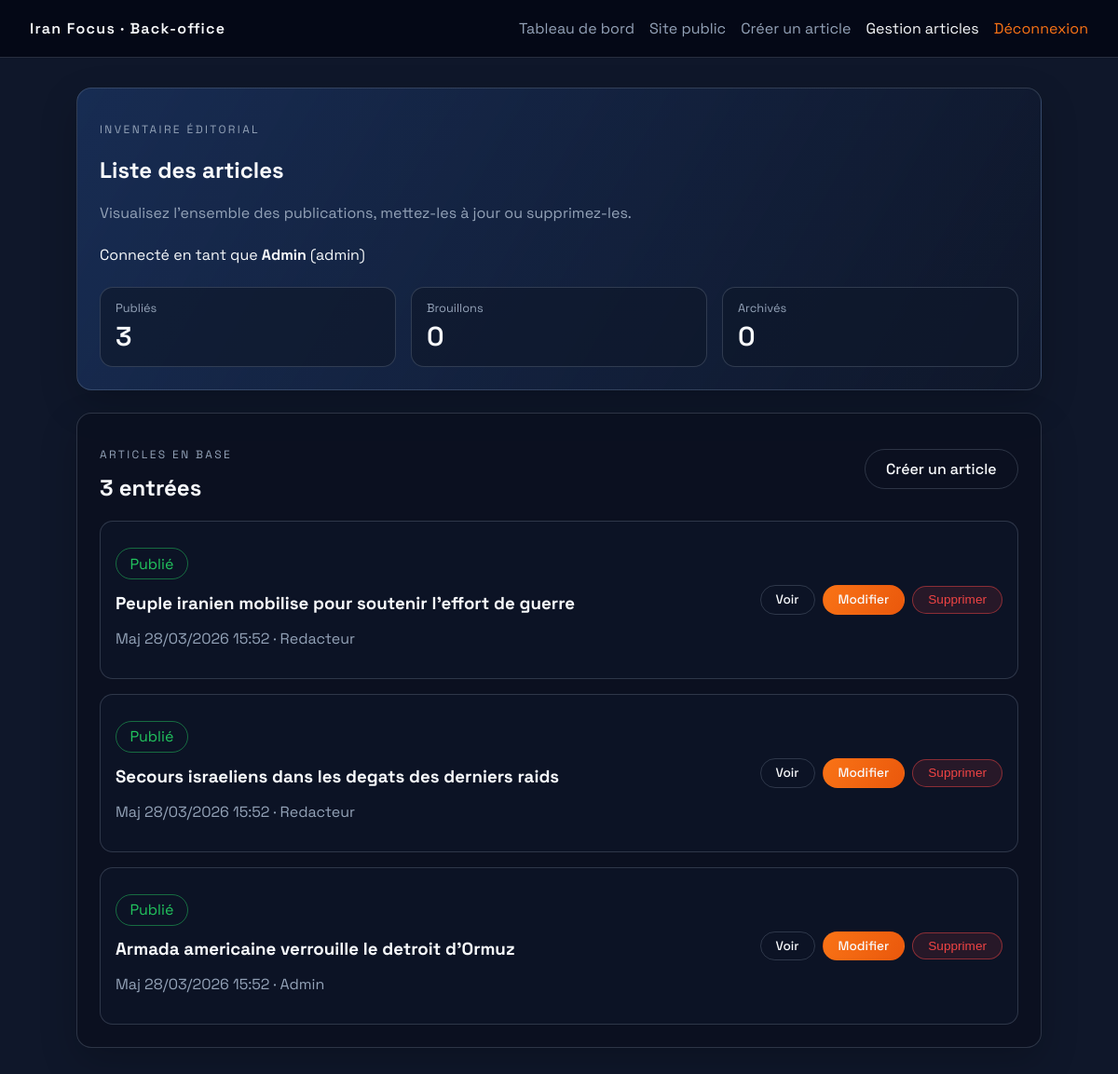
Page /Site/pages/backoffice_articles.php (signed in) on the committed database.
### tables this page shows
CREATE TABLE users (
    id INT AUTO_INCREMENT PRIMARY KEY,
    name VARCHAR(100),
    email VARCHAR(150) UNIQUE,
    password VARCHAR(255),
    role ENUM('admin','editor','writer') DEFAULT 'writer',
    is_hashed BOOLEAN DEFAULT TRUE,
    created_at TIMESTAMP DEFAULT CURRENT_TIMESTAMP
);

CREATE TABLE articles (
    id INT AUTO_INCREMENT PRIMARY KEY,

    title VARCHAR(255) NOT NULL,
    slug VARCHAR(255) UNIQUE NOT NULL,

    content LONGTEXT NOT NULL,

    meta_title VARCHAR(255),
    meta_description TEXT,


    status ENUM('draft','published','delete') DEFAULT 'draft',

    views INT DEFAULT 0,

    author_id INT,

    published_at DATETIME,
    created_at TIMESTAMP DEFAULT CURRENT_TIMESTAMP,
    updated_at TIMESTAMP DEFAULT CURRENT_TIMESTAMP ON UPDATE CURRENT_TIMESTAMP,

    FOREIGN KEY (author_id) REFERENCES users(id)
);

### Site/services/article_service.php (called while the page is built, shortened)
<?php
require_once __DIR__ . '/../helpers/slug.php';
require_once __DIR__ . '/../helpers/url.php';
function fetchArticleStats(): array
{
    $stats = [
        'total' => 0,
        'published' => 0,
        'draft' => 0,
        'delete' => 0,
    ];
    $connection = getDbConnection();
    $result = $connection->query("SELECT status, COUNT(*) AS total FROM articles GROUP BY status");
    if ($result) {
        while ($row = $result->fetch_assoc()) {
            $status = $row['status'] ?? 'draft';
            $count = (int) ($row['total'] ?? 0);
            if (array_key_exists($status, $stats)) {
                $stats[$status] = $count;
            }
        }
    }
    $stats['total'] = $stats['published'] + $stats['draft'] + $stats['delete'];
    return $stats;
}
function fetchAdminArticles(): array
{
    $connection = getDbConnection();
    $query = "SELECT a.id,
                     a.title,
                     a.slug,
                     a.status,
                     a.published_at,
                     a.updated_at,
                     a.created_at,
                     u.name AS author_name
              FROM articles a
              LEFT JOIN users u ON u.id = a.author_id
              ORDER BY a.updated_at DESC, a.id DESC";
    $result = $connection->query($query);
    $articles = [];
    if ($result) {
        while ($row = $result->fetch_assoc()) {
            $row['url'] = getUrl($row['slug'], (int) $row['id'], 1);
            $articles[] = $row;
        }
    }
    return $articles;
}

### Site/helpers/url.php (called while the page is built)
<?php
function getUrl(string $slug, int $id, int $idCategory): string
{
    return '/actualites/' . $slug . '-' . $id . '-' . $idCategory . '.html';
}

### Site/pages/backoffice_articles.php (the view, shortened to what this page needs)
<?php
require_once __DIR__ . '/../services/article_service.php';
$currentUser = $_SESSION['user'] ?? null;
$statusLabels = [
    'published' => 'Publié',
    'draft' => 'Brouillon',
    'delete' => 'Archivé',
];
$articles = fetchAdminArticles();
$articleStats = fetchArticleStats();
function formatAdminDate(?string $date): string
{
    try {
        return (new DateTimeImmutable($date))->format('d/m/Y H:i');
    } catch (Throwable $e) {
        return $date;
    }
}
?>
<!doctype html>
<html lang="fr">
<head>
    <link rel="stylesheet" href="/assets/css/app.css">
</head>
<body class="page page--dashboard">
<header class="masthead masthead--solid">
    <div class="brand">Iran Focus · Back-office</div>
    <nav class="nav">
        <a href="/bienvenue" class="nav__link">Tableau de bord</a>
        <a href="/site" class="nav__link">Site public</a>
        <a href="/redaction" class="nav__link">Créer un article</a>
        <a href="/backoffice" class="nav__link nav__link--active">Gestion articles</a>
        <a href="/deconnexion" class="nav__link nav__link--accent">Déconnexion</a>
    </nav>
</header>
<main class="dashboard">
    <section class="card hero-card">
        <p class="eyebrow">Inventaire éditorial</p>
        <h1>Liste des articles</h1>
        <p class="card__subtitle">Visualisez l'ensemble des publications, mettez-les à jour ou supprimez-les.</p>
        <p>Connecté en tant que <strong><?= htmlspecialchars($currentUser['name'], ENT_QUOTES, 'UTF-8') ?></strong> (admin)</p>
        <div class="metrics-grid">
            <div class="metric">
                <p class="metric__label">Publiés</p>
                <p class="metric__value"><?= (int) $articleStats['published'] ?></p>
            </div>
            <div class="metric">
                <p class="metric__label">Brouillons</p>
                <p class="metric__value"><?= (int) $articleStats['draft'] ?></p>
            </div>
            <div class="metric">
                <p class="metric__label">Archivés</p>
                <p class="metric__value"><?= (int) $articleStats['delete'] ?></p>
            </div>
        </div>
    </section>
    <section class="card backoffice-board">
        <div class="board__header">
            <div>
                <p class="eyebrow">Articles en base</p>
                <h2><?= (int) $articleStats['total'] ?> entrées</h2>
            </div>
            <a href="/redaction" class="btn btn--ghost">Créer un article</a>
        </div>
        <?php if ($articles): ?>
            <ul class="article-list">
                <?php foreach ($articles as $article): ?>
                    <?php $statusKey = $article['status'] ?? 'draft'; ?>
                    <li class="article-list__item">
                        <div>
                            <span class="status-pill status-pill--<?= htmlspecialchars($statusKey, ENT_QUOTES, 'UTF-8') ?>">
                                <?= htmlspecialchars($statusLabels[$statusKey] ?? ucfirst($statusKey), ENT_QUOTES, 'UTF-8') ?>
                            </span>
                            <h3><?= htmlspecialchars($article['title'], ENT_QUOTES, 'UTF-8') ?></h3>
                            <p class="muted">
                                Maj <?= htmlspecialchars(formatAdminDate($article['updated_at'] ?? null), ENT_QUOTES, 'UTF-8') ?> ·
                                <?= htmlspecialchars($article['author_name'] ?? 'Auteur inconnu', ENT_QUOTES, 'UTF-8') ?>
                            </p>
                        </div>
                        <div class="article-list__actions">
                            <a href="<?= htmlspecialchars($article['url'], ENT_QUOTES, 'UTF-8') ?>" target="_blank" rel="noopener" class="btn btn--ghost btn--small">Voir</a>
                            <a href="/redaction?article_id=<?= (int) $article['id'] ?>" class="btn btn--primary btn--small">Modifier</a>
                            <form method="post" onsubmit="return confirm('Supprimer \"<?= htmlspecialchars($article['title'], ENT_QUOTES, 'UTF-8') ?>\" ?');">
                                <button type="submit" class="btn btn--danger btn--small">Supprimer</button>
                            </form>
                        </div>
                    </li>
                <?php endforeach; ?>
            </ul>
        <?php else: ?>
            <p class="muted">Aucun article n'est encore disponible.</p>
        <?php endif; ?>
    </section>
</main>
</body>
</html>

### Site/assets/css/app.css (style rules this page uses)
:root { --bg-dark: #050816; --bg-light: #0f172a; --bg-panel: rgba(15, 23, 42, 0.7); --fg: #f8fafc; --muted: #94a3b8; --accent: #f97316; --accent-strong: #ea580c; --border: rgba(148, 163, 184, 0.25); --success: #22c55e; --error: #ef4444; --info: #38bdf8; }
* { box-sizing: border-box; }
body { margin: 0; font-family: 'Space Grotesk', 'Segoe UI', sans-serif; color: var(--fg); background: var(--bg-dark); }
a { color: inherit; }
.page { min-height: 100vh; }
.page--dashboard, .page--site { background: var(--bg-light); }
.masthead { display: flex; align-items: center; justify-content: space-between; padding: 1.25rem 2rem; position: sticky; top: 0; background: rgba(5, 8, 22, 0.75); backdrop-filter: blur(18px); border-bottom: 1px solid var(--border); }
.masthead--solid { background: rgba(5, 8, 22, 0.95); }
.brand { font-weight: 600; letter-spacing: 0.08em; }
.nav { display: flex; gap: 1rem; }
.nav__link { text-decoration: none; color: var(--muted); transition: color 0.2s ease; }
.nav__link--accent { color: var(--accent); }
.nav__link--active { color: var(--fg); }
.home, .auth-grid, .site-layout, .dashboard { padding: 2rem; max-width: 1100px; margin: 0 auto; }
.status-pill { display: inline-block; margin-top: 0.75rem; padding: 0.35rem 0.9rem; border: 1px solid var(--border); border-radius: 999px; }
.eyebrow { text-transform: uppercase; font-size: 0.75rem; letter-spacing: 0.2em; color: var(--muted); }
.btn { display: inline-flex; align-items: center; justify-content: center; padding: 0.65rem 1.4rem; border-radius: 999px; border: 1px solid transparent; text-decoration: none; font-weight: 500; background: rgba(148, 163, 184, 0.1); color: var(--fg); }
.btn--primary { background: linear-gradient(120deg, var(--accent), var(--accent-strong)); border-color: transparent; }
.btn--ghost { border-color: var(--border); background: transparent; }
.card { background: rgba(10, 15, 30, 0.8); border: 1px solid var(--border); border-radius: 16px; padding: 1.5rem; box-shadow: 0 15px 40px rgba(0, 0, 0, 0.2); }
.card__subtitle { color: var(--muted); margin-bottom: 1.5rem; }
.muted { color: var(--muted); }
.dashboard { display: grid; gap: 1.5rem; }
.metrics-grid { margin-top: 1.5rem; display: grid; gap: 1rem; grid-template-columns: repeat(auto-fit, minmax(130px, 1fr)); }
.metric { border: 1px solid var(--border); border-radius: 14px; padding: 0.85rem 1rem; background: rgba(15, 23, 42, 0.65); }
.metric__label { margin: 0 0 0.25rem; font-size: 0.8rem; color: var(--muted); }
.metric__value { margin: 0; font-size: 1.8rem; font-weight: 600; }
.backoffice-board { display: flex; flex-direction: column; gap: 1.25rem; }
.board__header { display: flex; justify-content: space-between; align-items: center; gap: 1rem; }
.board__header h2 { margin: 0.2rem 0 0; }
.article-list { list-style: none; margin: 0; padding: 0; display: flex; flex-direction: column; gap: 1rem; }
.article-list__item { display: flex; justify-content: space-between; gap: 1rem; flex-wrap: wrap; padding: 1rem; border: 1px solid var(--border); border-radius: 14px; background: rgba(15, 23, 42, 0.55); }
.article-list__item h3 { margin: 0.35rem 0 0.25rem; }
.article-list__item .status-pill { margin-bottom: 0.5rem; }
.article-list__actions { display: flex; gap: 0.5rem; align-items: center; flex-wrap: wrap; }
.btn--small { padding: 0.4rem 1rem; font-size: 0.85rem; }
.btn--danger { border-color: rgba(239, 68, 68, 0.5); color: var(--error); background: rgba(239, 68, 68, 0.12); }
.status-pill--published { border-color: rgba(34, 197, 94, 0.5); color: var(--success); }
.hero-card { background: linear-gradient(120deg, rgba(59, 130, 246, 0.2), rgba(15, 23, 42, 0.9)); }

### rows in the picture
users: name "Admin"
articles: status "Publié", title "Peuple iranien mobilise pour soutenir l'effort de guerre", updated_at "28/03/2026 15:52", author.name "Redacteur"
articles: status "Publié", title "Secours israeliens dans les degats des derniers raids", updated_at "28/03/2026 15:52", author.name "Redacteur"
articles: status "Publié", title "Armada americaine verrouille le detroit d'Ormuz", updated_at "28/03/2026 15:52", author.name "Admin"

### other values in the picture
$articleStats['published'] "3"
$articleStats['draft'] "0"
$articleStats['delete'] "0"
$articleStats['total'] "3"
